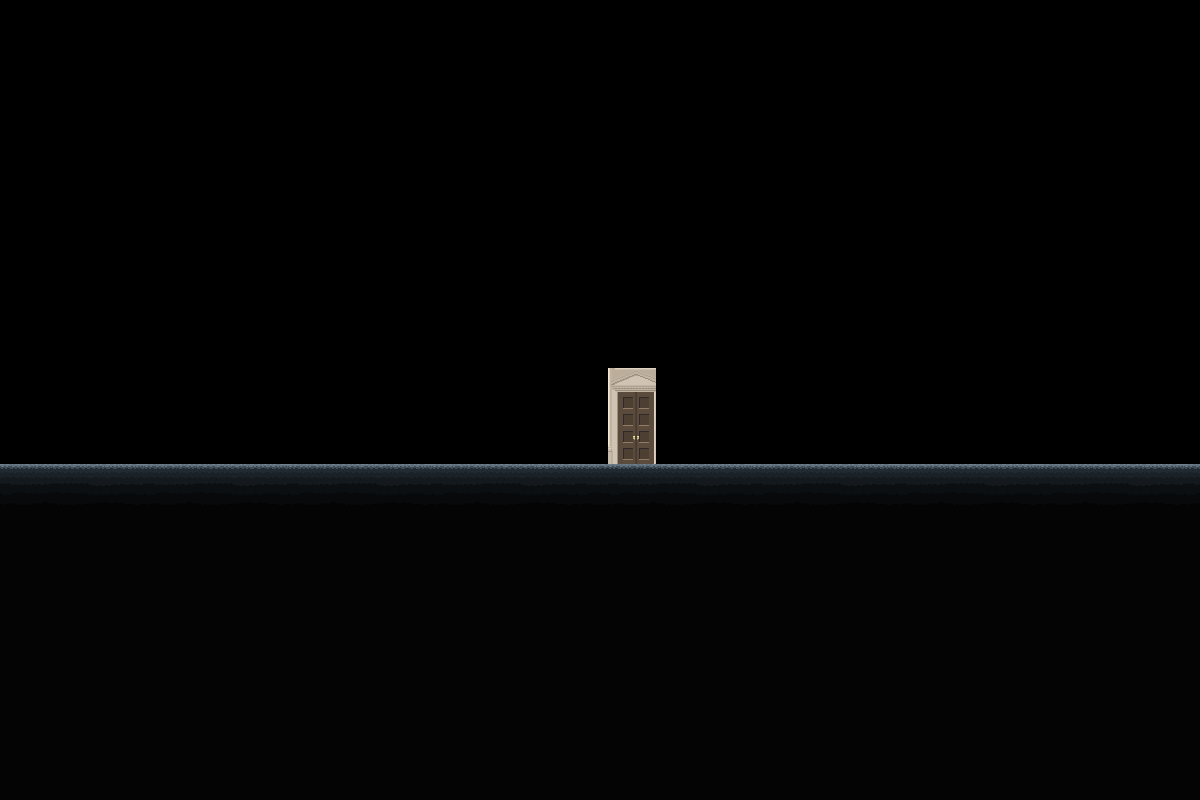

Rendered tile map (Tiled .tmx) drawn with the repository's tilesets; below, a short description and the map source with its tile grids summarised:
An orthogonal 75x50 tile map with 16x16 px tiles, 5 tile layers (bg1, bg2, ground, objects, ...) and 4 objects (3x room1_1).

<map version="1.0" orientation="orthogonal" renderorder="right-down" width="75" height="50" tilewidth="16" tileheight="16" nextobjectid="6">
 <properties>
  <property name="ambient" value="DAYNIGHT" />
  <property name="bg" value="main" />
  <property name="bgm day" value="Bright Days" />
  <property name="bgm night" value="Midnight Waves" />
  <property name="name" value="Downtown" />
  <property name="next" value="High Rise" />
  <property name="previous" value="Municipal District" />
 </properties>
 <tileset firstgid="1" name="Tiledtest" tilewidth="16" tileheight="16" tilecount="7200">
  <image source="tilesets/residential.png" width="1152" height="1608" />
  <tile id="0">
   <properties>
    <property name="type" value="concrete" />
   </properties>
  </tile>
  <tile id="1">
   <properties>
    <property name="type" value="concrete" />
   </properties>
  </tile>
  <tile id="2">
   <properties>
    <property name="type" value="concrete" />
   </properties>
  </tile>
  <tile id="3">
   <properties>
    <property name="type" value="concrete" />
   </properties>
  </tile>
  <tile id="4">
   <properties>
    <property name="type" value="concrete" />
   </properties>
  </tile>
  <tile id="5">
   <properties>
    <property name="type" value="concrete" />
   </properties>
  </tile>
  <tile id="6">
   <properties>
    <property name="type" value="concrete" />
   </properties>
  </tile>
  <tile id="7">
   <properties>
    <property name="type" value="concrete" />
   </properties>
  </tile>
  <tile id="8">
   <properties>
    <property name="type" value="concrete" />
   </properties>
  </tile>
  <tile id="72">
   <properties>
    <property name="type" value="concrete" />
   </properties>
  </tile>
  <tile id="73">
   <properties>
    <property name="type" value="concrete" />
   </properties>
  </tile>
  <tile id="74">
   <properties>
    <property name="type" value="concrete" />
   </properties>
  </tile>
  <tile id="75">
   <properties>
    <property name="type" value="concrete" />
   </properties>
  </tile>
  <tile id="76">
   <properties>
    <property name="type" value="concrete" />
   </properties>
  </tile>
  <tile id="77">
   <properties>
    <property name="type" value="concrete" />
   </properties>
  </tile>
  <tile id="78">
   <properties>
    <property name="type" value="concrete" />
   </properties>
  </tile>
  <tile id="79">
   <properties>
    <property name="type" value="concrete" />
   </properties>
  </tile>
  <tile id="80">
   <properties>
    <property name="type" value="concrete" />
   </properties>
  </tile>
  <tile id="144">
   <properties>
    <property name="type" value="concrete" />
   </properties>
  </tile>
  <tile id="145">
   <properties>
    <property name="type" value="concrete" />
   </properties>
  </tile>
  <tile id="146">
   <properties>
    <property name="type" value="concrete" />
   </properties>
  </tile>
  <tile id="147">
   <properties>
    <property name="type" value="concrete" />
   </properties>
  </tile>
  <tile id="148">
   <properties>
    <property name="type" value="concrete" />
   </properties>
  </tile>
  <tile id="149">
   <properties>
    <property name="type" value="concrete" />
   </properties>
  </tile>
  <tile id="150">
   <properties>
    <property name="type" value="concrete" />
   </properties>
  </tile>
  <tile id="151">
   <properties>
    <property name="type" value="concrete" />
   </properties>
  </tile>
  <tile id="152">
   <properties>
    <property name="type" value="concrete" />
   </properties>
  </tile>
 </tileset>
 <layer name="bg1" width="75" height="50">
  <data>[3750 cells, 18 non-empty, 18 distinct tile ids]</data>
 </layer>
 <layer name="bg2" width="75" height="50">
  <data>[3750 cells, 0 non-empty, 0 distinct tile ids]</data>
 </layer>
 <layer name="ground" width="75" height="50">
  <data>[3750 cells, 1575 non-empty, 54 distinct tile ids]</data>
 </layer>
 <layer name="objects" width="75" height="50">
  <data>[3750 cells, 0 non-empty, 0 distinct tile ids]</data>
 </layer>
 <layer name="fg" width="75" height="50">
  <data>[3750 cells, 0 non-empty, 0 distinct tile ids]</data>
 </layer>
 <objectgroup name="entities">
  <object id="2" name="room1_1" x="617" y="392" width="37" height="72">
   <properties>
    <property name="ID" value="3" />
    <property name="next" value="Central Station" />
    <property name="nextWarp" value="2" />
    <property name="warp" value="" />
   </properties>
  </object>
  <object id="3" x="700" y="448" width="16" height="16">
   <properties>
    <property name="spawn" value="" />
   </properties>
  </object>
  <object id="4" name="room1_1" x="484" y="392" width="37" height="73">
   <properties>
    <property name="ID" value="2" />
    <property name="next" value="Commercial District S" />
    <property name="nextWarp" value="2" />
    <property name="warp" value="" />
   </properties>
  </object>
  <object id="5" name="room1_1" x="800" y="392" width="37" height="73">
   <properties>
    <property name="ID" value="4" />
    <property name="next" value="Central Park" />
    <property name="nextWarp" value="1" />
    <property name="warp" value="" />
   </properties>
  </object>
 </objectgroup>
</map>
